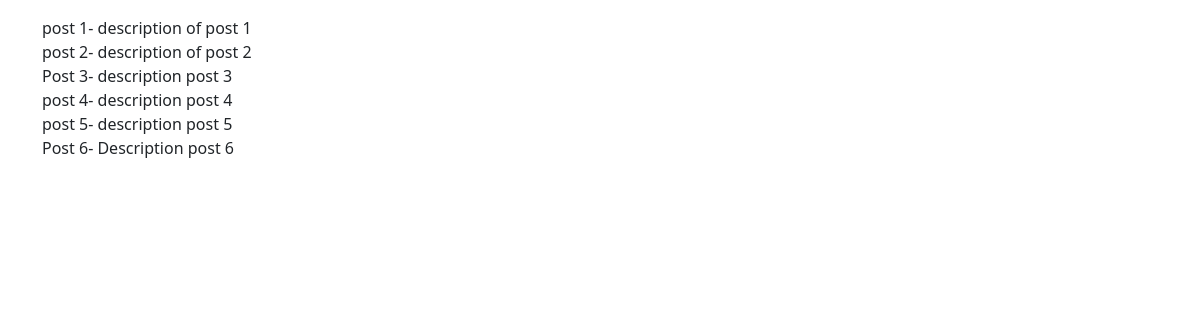
The page / on the database its author committed.
### posts/models.py (models this page shows, shortened)
class Post(models.Model):
  title=models.CharField(max_length=200)
  body= models.TextField()
  liked=models.ManyToManyField(User,blank=True)
  author = models.ForeignKey(Profile,on_delete=models.CASCADE)
  updated = models.DateTimeField(auto_now=True)
  created = models.DateTimeField(auto_now_add=True)

### posts/views.py (the view)
# urls.py: path('', post_list_and_create, name='main-board'),
def post_list_and_create(request):
  qs=Post.objects.all()
  return render(request,'posts/main.html',{'qs':qs})

### posts/templates/posts/main.html (shortened to what this page needs)
{% extends "base.html" %}
{% load static%}
{% block content %}
{% for obj in qs%}
    {{obj.title}}- {{obj.body}} <br>
{% endfor%}
{% endblock content %}

### templates/base.html (shortened to what this page needs)
{% load static %}
<!doctype html>
<html lang="en">
  <head>
    <link href="https://cdn.jsdelivr.net/npm/bootstrap@5.0.0-beta2/dist/css/bootstrap.min.css" rel="stylesheet">
    <link rel="stylesheet" href="{% static 'style.css' %}">
  </head>
  <body>
    <div class="container mt-3">
        {% block content %}
        {% endblock content %}
    </div>
  </body>
</html>

### rows shown on the page
Post: title "post 1", body "description of post 1"
Post: title "post 2", body "description of post 2"
Post: title "Post 3", body "description post 3"
Post: title "post 4", body "description post 4"
Post: title "post 5", body "description post 5"
Post: title "Post 6", body "Description post 6"
